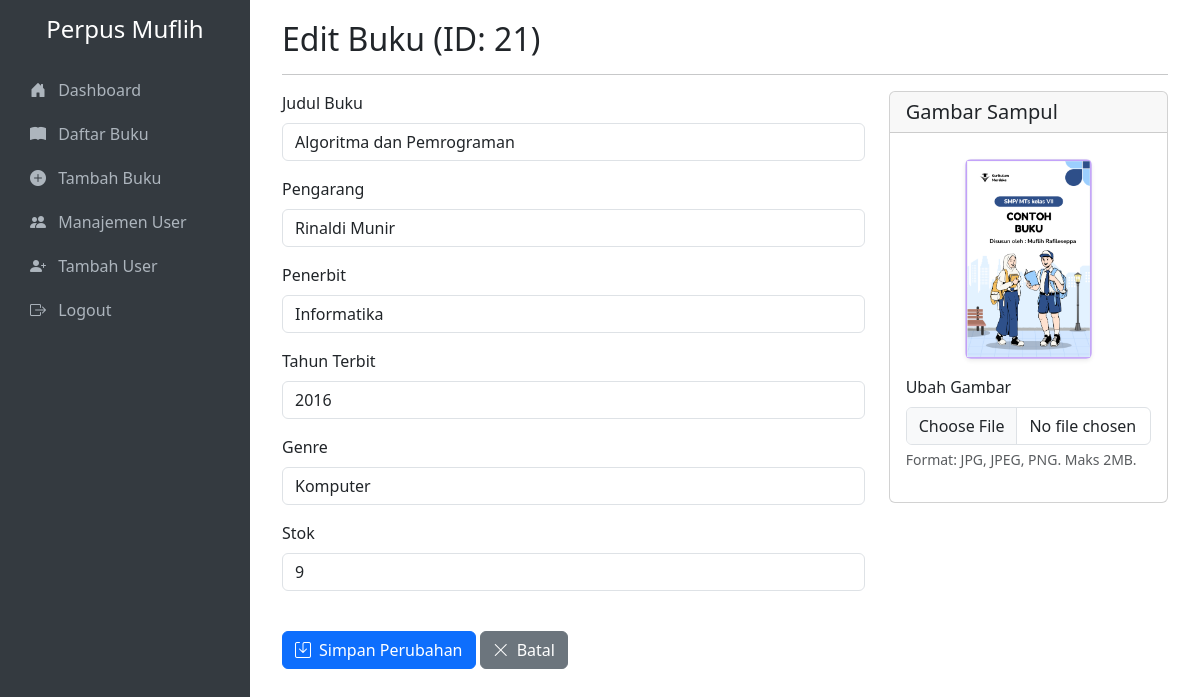
/pages/buku/edit_buku.php?id=21 (signed in), run on the app's committed database.
### tables this page shows
CREATE TABLE IF NOT EXISTS buku (
    id INT AUTO_INCREMENT PRIMARY KEY,
    judul VARCHAR(255) NOT NULL,
    pengarang VARCHAR(100) NOT NULL,
    penerbit VARCHAR(100) NOT NULL,
    tahun_terbit INT NOT NULL,
    genre VARCHAR(50) NOT NULL,
    stok INT NOT NULL DEFAULT 0
);

### config/koneksi.php (called while the page is built, shortened)
<?php
function sanitize($data) {
    return htmlspecialchars($data, ENT_QUOTES, 'UTF-8');
}
?>

### pages/buku/edit_buku.php (the view, shortened to what this page needs)
<?php
require_once '../../config/koneksi.php';
$role = $_SESSION['role'];
$book_id = isset($_GET['id']) ? (int)$_GET['id'] : 0;
$judul = $pengarang = $penerbit = $tahun_terbit = $genre = $stok = $gambar = '';
if ($_SERVER['REQUEST_METHOD'] == 'GET') {
    $sql = "SELECT * FROM buku WHERE id = ?";
    if ($stmt = mysqli_prepare($koneksi, $sql)) {
        mysqli_stmt_bind_param($stmt, "i", $book_id);
        if (mysqli_stmt_execute($stmt)) {
            $result = mysqli_stmt_get_result($stmt);
            if ($book = mysqli_fetch_assoc($result)) {
                $judul = $book['judul'];
                $pengarang = $book['pengarang'];
                $penerbit = $book['penerbit'];
                $tahun_terbit = $book['tahun_terbit'];
                $genre = $book['genre'];
                $stok = $book['stok'];
                $gambar = $book['gambar'] ?? '';
            } else {
                header("Location: list_buku.php?error=Buku tidak ditemukan.");
                exit();
            }
        } else {
            header("Location: list_buku.php?error=Gagal mengambil data buku.");
            exit();
        }
    } else {
        header("Location: list_buku.php?error=" . mysqli_error($koneksi));
        exit();
    }
}
?>
<!DOCTYPE html>
<html lang="id">
<head>
    <link href="https://cdn.jsdelivr.net/npm/bootstrap@5.3.3/dist/css/bootstrap.min.css" rel="stylesheet">
    <link rel="stylesheet" href="https://cdn.jsdelivr.net/npm/bootstrap-icons@1.11.3/font/bootstrap-icons.min.css">
</head>
<body>
    <nav class="sidebar">
        <h4 class="text-center mb-4">Perpus Muflih</h4>
        <ul class="nav flex-column">
            <li class="nav-item">
                <a class="nav-link" href="../../dashboard.php"><i class="bi bi-house-door-fill me-2"></i> Dashboard</a>
            </li>
            <li class="nav-item">
                <a class="nav-link" href="list_buku.php"><i class="bi bi-book-fill me-2"></i> Daftar Buku</a>
            </li>
            <?php if ($role === 'admin'): ?>
            <li class="nav-item">
                <a class="nav-link" href="tambah_buku.php"><i class="bi bi-plus-circle-fill me-2"></i> Tambah Buku</a>
            </li>
            <li class="nav-item">
                <a class="nav-link" href="../user/list_user.php"><i class="bi bi-people-fill me-2"></i> Manajemen User</a>
            </li>
             <li class="nav-item">
                <a class="nav-link" href="../user/tambah_user.php"><i class="bi bi-person-plus-fill me-2"></i> Tambah User</a>
            </li>
            <?php endif; ?>
             <li class="nav-item mt-auto">
                <a class="nav-link" href="../../logout.php"><i class="bi bi-box-arrow-right me-2"></i> Logout</a>
            </li>
        </ul>
    </nav>
    <div class="content">
        <div class="container-fluid">
            <h2>Edit Buku (ID: <?php echo sanitize($book_id); ?>)</h2>
            <hr>
            <form action="<?php echo htmlspecialchars($_SERVER["PHP_SELF"]) . '?id=' . $book_id; ?>" method="post" enctype="multipart/form-data">
                <div class="row">
                    <div class="col-md-8">
                        <div class="mb-3">
                            <label for="judul" class="form-label">Judul Buku</label>
                            <input type="text" class="form-control" id="judul" name="judul" value="<?php echo sanitize($judul); ?>" required>
                        </div>
                        <div class="mb-3">
                            <label for="pengarang" class="form-label">Pengarang</label>
                            <input type="text" class="form-control" id="pengarang" name="pengarang" value="<?php echo sanitize($pengarang); ?>" required>
                        </div>
                        <div class="mb-3">
                            <label for="penerbit" class="form-label">Penerbit</label>
                            <input type="text" class="form-control" id="penerbit" name="penerbit" value="<?php echo sanitize($penerbit); ?>" required>
                        </div>
                        <div class="mb-3">
                            <label for="tahun_terbit" class="form-label">Tahun Terbit</label>
                            <input type="number" class="form-control" id="tahun_terbit" name="tahun_terbit" placeholder="YYYY" pattern="\d{4}" value="<?php echo sanitize($tahun_terbit); ?>" required>
                        </div>
                        <div class="mb-3">
                            <label for="genre" class="form-label">Genre</label>
                            <input type="text" class="form-control" id="genre" name="genre" value="<?php echo sanitize($genre); ?>" required>
                        </div>
                        <div class="mb-3">
                            <label for="stok" class="form-label">Stok</label>
                            <input type="number" class="form-control" id="stok" name="stok" min="0" value="<?php echo sanitize($stok); ?>" required>
                        </div>
                    </div>
                    <div class="col-md-4">
                        <div class="card">
                            <div class="card-header">
                                <h5 class="card-title mb-0">Gambar Sampul</h5>
                            </div>
                            <div class="card-body">                                <div class="mb-3 text-center">
                                    <img id="coverPreview" src="<?php echo !empty($gambar) ? '../../assets/book_images/'.$gambar : '../../assets/book_images/contoh.png'; ?>" class="img-fluid img-preview rounded shadow-sm" alt="Preview Sampul">
                                </div>
                                <div class="mb-3">
                                    <label for="gambar" class="form-label">Ubah Gambar</label>
                                    <input type="file" class="form-control" id="gambar" name="gambar" accept=".jpg,.jpeg,.png">
                                    <div class="form-text">Format: JPG, JPEG, PNG. Maks 2MB.</div>
                                </div>
                            </div>
                        </div>
                    </div>
                </div>
                <div class="mt-4">
                    <button type="submit" class="btn btn-primary"><i class="bi bi-save me-2"></i>Simpan Perubahan</button>
                    <a href="list_buku.php" class="btn btn-secondary"><i class="bi bi-x-lg me-2"></i>Batal</a>
                </div>
            </form>
        </div>
    </div>
</body>
</html>

### pages/buku/edit_buku.php (style rules this page uses)
body { display: flex; min-height: 100vh; flex-direction: row; }
.sidebar { width: 250px; background-color: #343a40; color: #fff; min-height: 100vh; padding: 15px; }
.sidebar a { color: #adb5bd; text-decoration: none; display: block; padding: 10px 15px; }
.content { flex: 1; padding: 20px; }
.img-preview { max-height: 200px; max-width: 100%; margin-top: 10px; }

### data on the page
buku: judul "Algoritma dan Pemrograman", pengarang "Rinaldi Munir", penerbit "Informatika", tahun_terbit "2016", genre "Komputer", stok "9"

### other printed values
$book_id "21"
